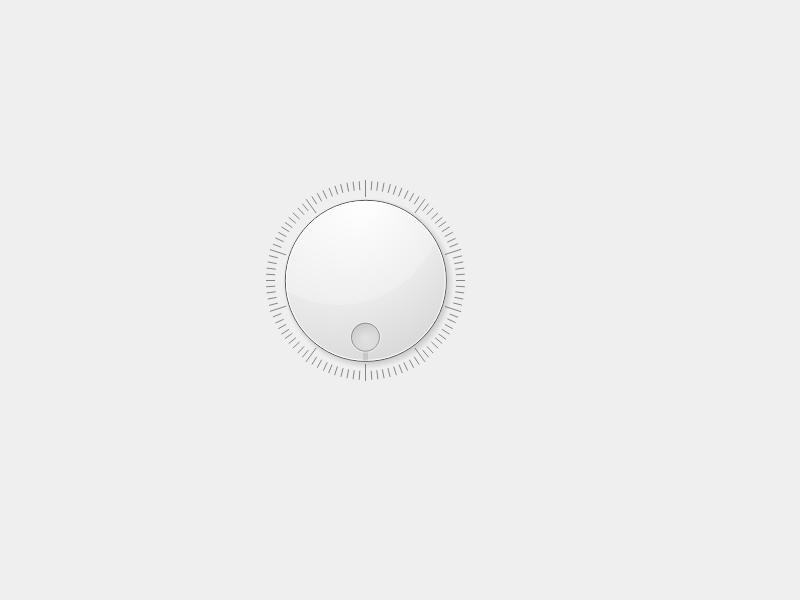
<?xml version="1.0" encoding="UTF-8"?>
<ui version="4.0">
 <class>Widget</class>
 <widget class="QWidget" name="Widget">
  <property name="geometry">
   <rect>
    <x>0</x>
    <y>0</y>
    <width>800</width>
    <height>600</height>
   </rect>
  </property>
  <property name="windowTitle">
   <string>Widget</string>
  </property>
  <widget class="QDial" name="dial">
   <property name="geometry">
    <rect>
     <x>250</x>
     <y>180</y>
     <width>231</width>
     <height>201</height>
    </rect>
   </property>
   <property name="maximum">
    <number>100</number>
   </property>
   <property name="value">
    <number>100</number>
   </property>
   <property name="wrapping">
    <bool>true</bool>
   </property>
   <property name="notchesVisible">
    <bool>true</bool>
   </property>
  </widget>
 </widget>
 <resources/>
 <connections/>
</ui>
